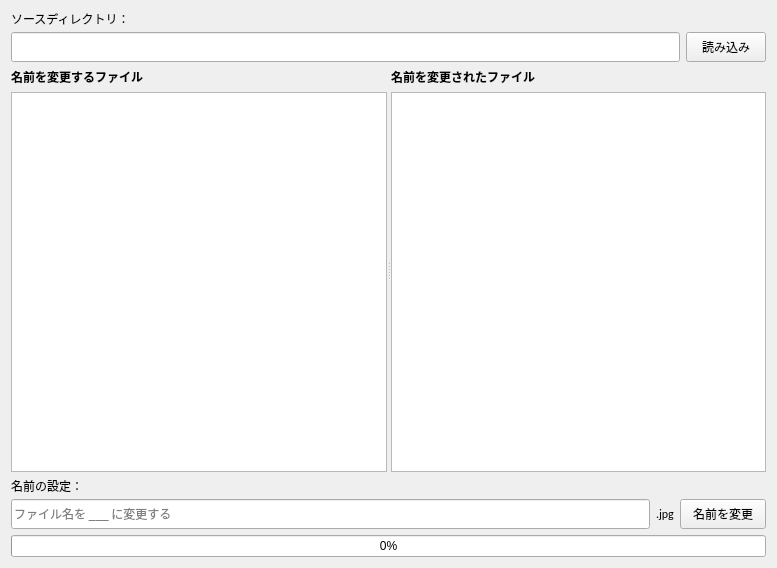
<?xml version="1.0" encoding="UTF-8"?>
<ui version="4.0">
 <class>Window</class>
 <widget class="QWidget" name="Window">
  <property name="geometry">
   <rect>
    <x>0</x>
    <y>0</y>
    <width>777</width>
    <height>568</height>
   </rect>
  </property>
  <property name="windowTitle">
   <string>RP Renamer</string>
  </property>
  <layout class="QGridLayout" name="gridLayout">
   <item row="0" column="0" colspan="4">
    <widget class="QLabel" name="directoryLabel">
     <property name="minimumSize">
      <size>
       <width>0</width>
       <height>15</height>
      </size>
     </property>
     <property name="maximumSize">
      <size>
       <width>16777215</width>
       <height>15</height>
      </size>
     </property>
     <property name="font">
      <font>
       <family>Meiryo UI</family>
       <pointsize>9</pointsize>
       <bold>false</bold>
      </font>
     </property>
     <property name="text">
      <string>ソースディレクトリ：</string>
     </property>
    </widget>
   </item>
   <item row="1" column="0" colspan="3">
    <widget class="QLineEdit" name="dirEdit">
     <property name="minimumSize">
      <size>
       <width>0</width>
       <height>30</height>
      </size>
     </property>
     <property name="maximumSize">
      <size>
       <width>16777215</width>
       <height>30</height>
      </size>
     </property>
     <property name="font">
      <font>
       <family>Meiryo UI</family>
      </font>
     </property>
    </widget>
   </item>
   <item row="1" column="3">
    <widget class="QPushButton" name="loadFilesButton">
     <property name="minimumSize">
      <size>
       <width>0</width>
       <height>30</height>
      </size>
     </property>
     <property name="maximumSize">
      <size>
       <width>16777215</width>
       <height>30</height>
      </size>
     </property>
     <property name="font">
      <font>
       <family>Meiryo UI</family>
      </font>
     </property>
     <property name="autoFillBackground">
      <bool>false</bool>
     </property>
     <property name="text">
      <string>読み込み</string>
     </property>
    </widget>
   </item>
   <item row="2" column="0" colspan="4">
    <widget class="QSplitter" name="splitter">
     <property name="orientation">
      <enum>Qt::Horizontal</enum>
     </property>
     <widget class="QWidget" name="layoutWidget">
      <layout class="QVBoxLayout" name="verticalLayout">
       <item>
        <widget class="QLabel" name="label_2">
         <property name="font">
          <font>
           <family>Meiryo UI</family>
           <pointsize>9</pointsize>
           <bold>true</bold>
          </font>
         </property>
         <property name="text">
          <string>名前を変更するファイル</string>
         </property>
        </widget>
       </item>
       <item>
        <widget class="QListWidget" name="srcFileList"/>
       </item>
      </layout>
     </widget>
     <widget class="QWidget" name="layoutWidget">
      <layout class="QVBoxLayout" name="verticalLayout_2">
       <item>
        <widget class="QLabel" name="label_3">
         <property name="font">
          <font>
           <family>Meiryo UI</family>
           <pointsize>9</pointsize>
           <bold>true</bold>
          </font>
         </property>
         <property name="text">
          <string>名前を変更されたファイル</string>
         </property>
        </widget>
       </item>
       <item>
        <widget class="QListWidget" name="dstFileList"/>
       </item>
      </layout>
     </widget>
    </widget>
   </item>
   <item row="3" column="0" colspan="4">
    <widget class="QLabel" name="prefixLabel">
     <property name="minimumSize">
      <size>
       <width>0</width>
       <height>15</height>
      </size>
     </property>
     <property name="maximumSize">
      <size>
       <width>16777215</width>
       <height>15</height>
      </size>
     </property>
     <property name="font">
      <font>
       <family>Meiryo UI</family>
       <pointsize>9</pointsize>
      </font>
     </property>
     <property name="text">
      <string>名前の設定：</string>
     </property>
    </widget>
   </item>
   <item row="4" column="0">
    <widget class="QLineEdit" name="prefixEdit">
     <property name="minimumSize">
      <size>
       <width>0</width>
       <height>30</height>
      </size>
     </property>
     <property name="maximumSize">
      <size>
       <width>16777215</width>
       <height>30</height>
      </size>
     </property>
     <property name="font">
      <font>
       <family>Meiryo UI</family>
       <pointsize>9</pointsize>
      </font>
     </property>
     <property name="placeholderText">
      <string>ファイル名を ___ に変更する</string>
     </property>
    </widget>
   </item>
   <item row="4" column="1">
    <widget class="QLabel" name="extensionLabel">
     <property name="minimumSize">
      <size>
       <width>0</width>
       <height>30</height>
      </size>
     </property>
     <property name="maximumSize">
      <size>
       <width>16777215</width>
       <height>30</height>
      </size>
     </property>
     <property name="font">
      <font>
       <family>Calibri</family>
      </font>
     </property>
     <property name="text">
      <string>.jpg</string>
     </property>
    </widget>
   </item>
   <item row="4" column="2" colspan="2">
    <widget class="QPushButton" name="renameFilesButton">
     <property name="minimumSize">
      <size>
       <width>0</width>
       <height>30</height>
      </size>
     </property>
     <property name="maximumSize">
      <size>
       <width>16777215</width>
       <height>30</height>
      </size>
     </property>
     <property name="font">
      <font>
       <family>Meiryo UI</family>
       <pointsize>9</pointsize>
      </font>
     </property>
     <property name="autoFillBackground">
      <bool>false</bool>
     </property>
     <property name="text">
      <string>名前を変更</string>
     </property>
    </widget>
   </item>
   <item row="5" column="0" colspan="4">
    <widget class="QProgressBar" name="progressBar">
     <property name="value">
      <number>0</number>
     </property>
    </widget>
   </item>
  </layout>
 </widget>
 <resources/>
 <connections/>
</ui>
